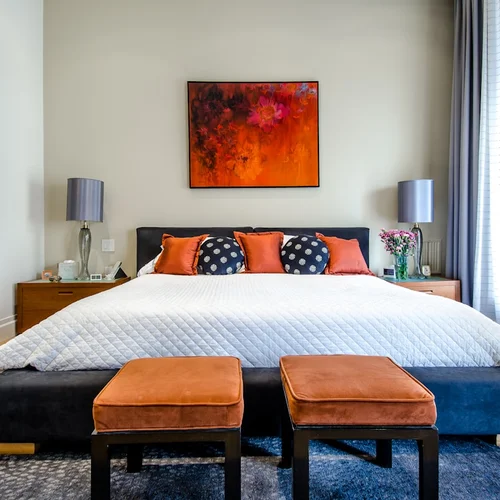
#> input picture assets/images/decor/enlighten_sitting_buddha.png, 500 x 500 px, found by its file name
$ python composite_buddha_photo.py
#> lines starting #> are read from the running program, lines starting #| are printed output that depends on the picture
import os
from PIL import Image, ImageEnhance, ImageFilter, ImageDraw, ImageOps
import numpy as np

def create_photorealistic_buddha_tlight():
    # 1. Base Buddha sculpture photo
    buddha_path = 'assets/images/decor/enlighten_sitting_buddha.png'
    if not os.path.exists(buddha_path):
        print("Base photo not found")
        return

    buddha_img = Image.open(buddha_path).convert('RGBA')
    width, height = buddha_img.size # 1024, 1024
#> width = 500; height = 500

    # Create dark luxury studio backdrop
    bg = Image.new('RGBA', (width, height), (15, 10, 6, 255))
    bg_draw = ImageDraw.Draw(bg)

    # Create warm background radial glow
    glow_layer = Image.new('RGBA', (width, height), (0,0,0,0))
#> glow_layer: PIL image 500x500 RGBA; every value is 0
    glow_draw = ImageDraw.Draw(glow_layer)

    # Draw radial gradient for warm room aura
    center_x, center_y = width // 2, int(height * 0.55)
#> center_x = 250; center_y = 275
    for radius in range(500, 0, -10):
        alpha = int(120 * (1 - (radius / 500)**1.5))
        glow_draw.ellipse([center_x - radius, center_y - radius, center_x + radius, center_y + radius], fill=(255, 130, 20, alpha))

    glow_layer = glow_layer.filter(ImageFilter.GaussianBlur(40))
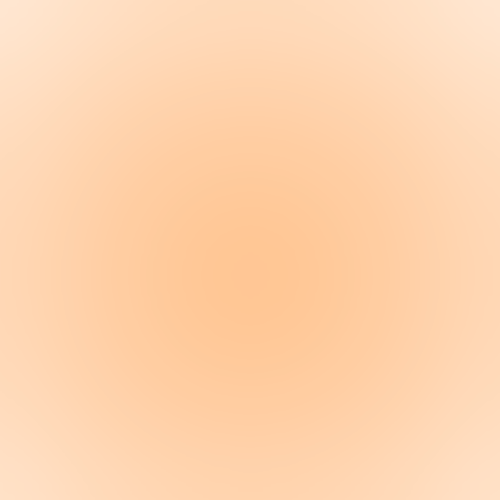
#> glow_layer: PIL image 500x500 RGBA; mean R, G, B, A 255, 130, 20, 87.8; transparent parts drawn white
    bg = Image.alpha_composite(bg, glow_layer)
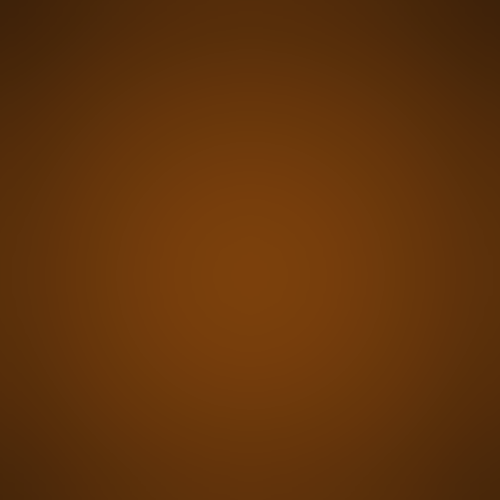
#> bg: PIL image 500x500 RGBA; mean R, G, B, A 97.6, 51.3, 10.8, 255

    # 2. Adjust color tone of Buddha sculpture towards rich warm bronze & gold
    # Enhance warmth
    r, g, b, a = buddha_img.split()
#> a: PIL image 500x500 L; every value is 255
    r = r.point(lambda p: min(255, int(p * 1.15)))
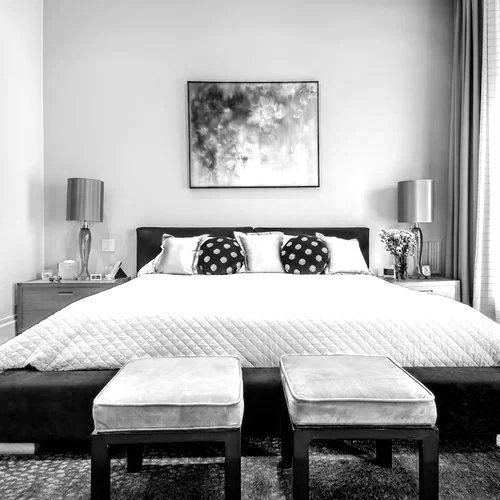
#> r: PIL image 500x500 L; min 0, max 255, mean 170.2
    g = g.point(lambda p: min(255, int(p * 0.98)))
    b = b.point(lambda p: int(p * 0.82))
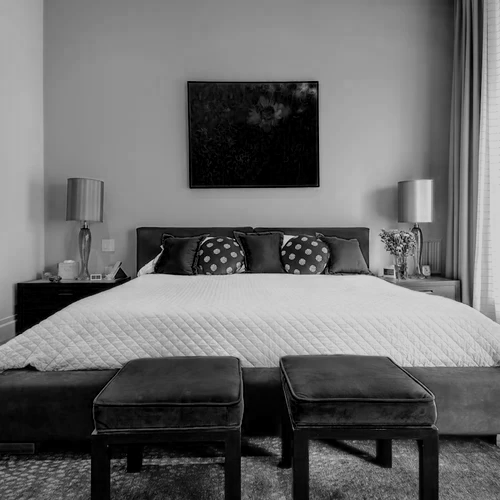
#> b: PIL image 500x500 L; min 0, max 209, mean 109.1
    buddha_warm = Image.merge('RGBA', (r, g, b, a))

    # Blend Buddha onto background
    comp = Image.alpha_composite(bg, buddha_warm)

    # 3. Add glowing Tea Light Candle Holder Bowl at Buddha's lap/hands
    candle_layer = Image.new('RGBA', (width, height), (0,0,0,0))
    cdraw = ImageDraw.Draw(candle_layer)

    # Tea light position (center lap)
    tx, ty = width // 2, int(height * 0.64)
#> tx = 250; ty = 320

    # Radial candle light bloom
    for r_bloom in range(250, 0, -5):
        alpha = int(180 * (1 - (r_bloom / 250)**0.8))
        cdraw.ellipse([tx - r_bloom, ty - r_bloom, tx + r_bloom, ty + r_bloom], fill=(255, 160, 30, alpha))

    candle_layer = candle_layer.filter(ImageFilter.GaussianBlur(25))
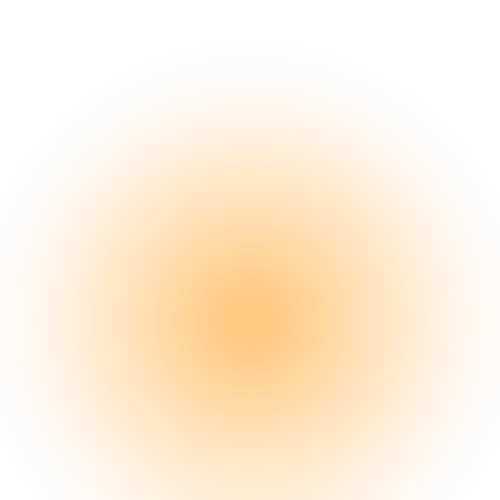
#> candle_layer: PIL image 500x500 RGBA; mean R, G, B, A 181.7, 114, 21.4, 37.8; transparent parts drawn white
    comp = Image.alpha_composite(comp, candle_layer)

    # Draw Brass Tea Light Bowl
    bowl_layer = Image.new('RGBA', (width, height), (0,0,0,0))
    bdraw = ImageDraw.Draw(bowl_layer)

    # Outer brass rim
    bdraw.ellipse([tx - 75, ty - 25, tx + 75, ty + 35], fill=(212, 175, 55, 255), outline=(255, 235, 170, 255), width=3)
    # Inner candle cavity
    bdraw.ellipse([tx - 60, ty - 18, tx + 60, ty + 24], fill=(30, 20, 10, 255))
    # Wax container / Tea light metal cup
    bdraw.ellipse([tx - 40, ty - 12, tx + 40, ty + 15], fill=(240, 240, 230, 255), outline=(180, 150, 50, 255), width=2)
    # Molten wax pool
    bdraw.ellipse([tx - 34, ty - 9, tx + 34, ty + 10], fill=(255, 248, 210, 255))
    # Wick
    bdraw.line([tx, ty - 5, tx, ty - 15], fill=(40, 30, 20, 255), width=3)

    # Glowing Flame
    # Outer flame aura
    bdraw.ellipse([tx - 25, ty - 55, tx + 25, ty - 5], fill=(255, 120, 0, 220))
    # Mid flame
    bdraw.ellipse([tx - 15, ty - 50, tx + 15, ty - 10], fill=(255, 200, 0, 240))
    # Inner core flame
    bdraw.ellipse([tx - 8, ty - 42, tx + 8, ty - 14], fill=(255, 255, 240, 255))

    bowl_layer = bowl_layer.filter(ImageFilter.GaussianBlur(2))
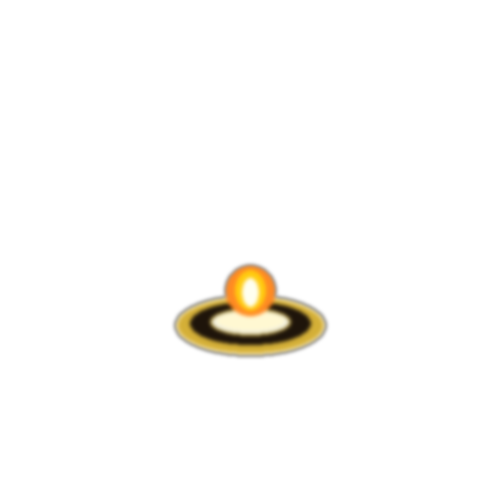
#> bowl_layer: PIL image 500x500 RGBA; mean R, G, B, A 6.4, 5.2, 2.7, 8.5; transparent parts drawn white
    comp = Image.alpha_composite(comp, bowl_layer)

    # Final enhancements
    final_img = comp.convert('RGB')
    enh_contrast = ImageEnhance.Contrast(final_img)
    final_img = enh_contrast.enhance(1.2)
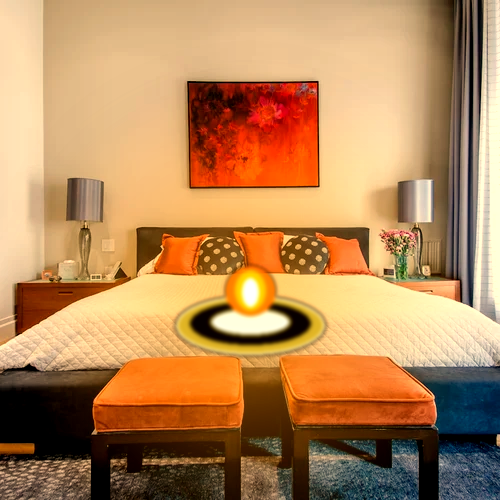
#> final_img: PIL image 500x500 RGB; mean R, G, B 182.5, 136, 89.1
    enh_color = ImageEnhance.Color(final_img)
    final_img = enh_color.enhance(1.15)

    target_1 = 'assets/images/decor/noor_buddha_tlight.png'
    target_2 = 'assets/images/decor_shop/ds_prod_candleholder.png'
    target_3 = 'assets/images/decor_shop/ds_prod_noor_buddha_tlight.png'

    os.makedirs(os.path.dirname(target_1), exist_ok=True)
    os.makedirs(os.path.dirname(target_2), exist_ok=True)
    os.makedirs(os.path.dirname(target_3), exist_ok=True)

    final_img.save(target_1, quality=95)
    final_img.save(target_2, quality=95)
    final_img.save(target_3, quality=95)
    print(f"Successfully generated photorealistic Meditating Buddha Tea Light image to {target_1}")

if __name__ == '__main__':
    create_photorealistic_buddha_tlight()

$ run again, with assets/images/decor/alpine_carnival_fountain.png copied over assets/images/decor/enlighten_sitting_buddha.png
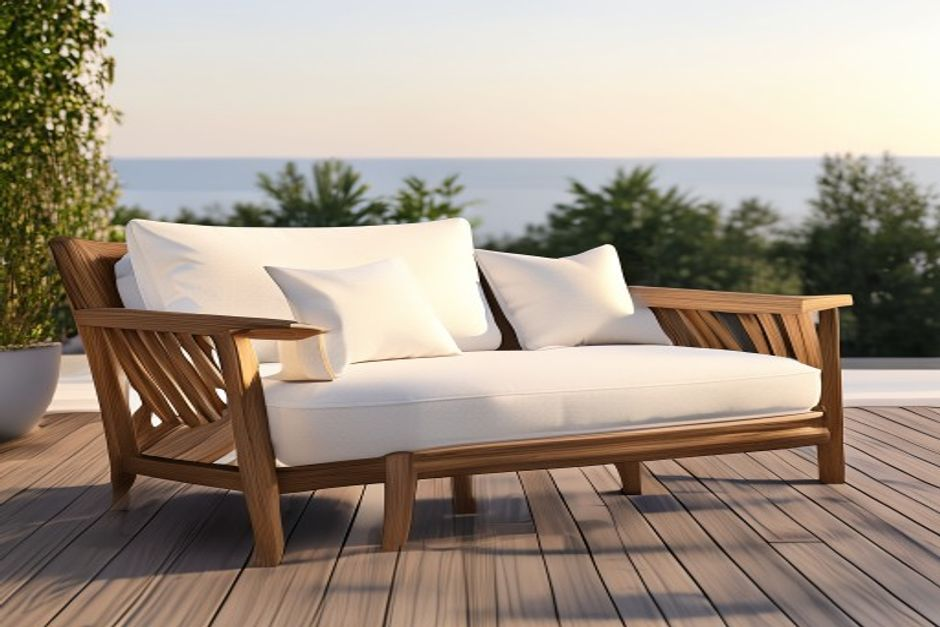
#> input picture assets/images/decor/alpine_carnival_fountain.png, 940 x 627 px, found by its file name
#> a: PIL image 940x627 L; every value is 255
#> in create_photorealistic_buddha_tlight, `bowl_layer = bowl_layer.filter(ImageFilter.GaussianBlur(2))`:
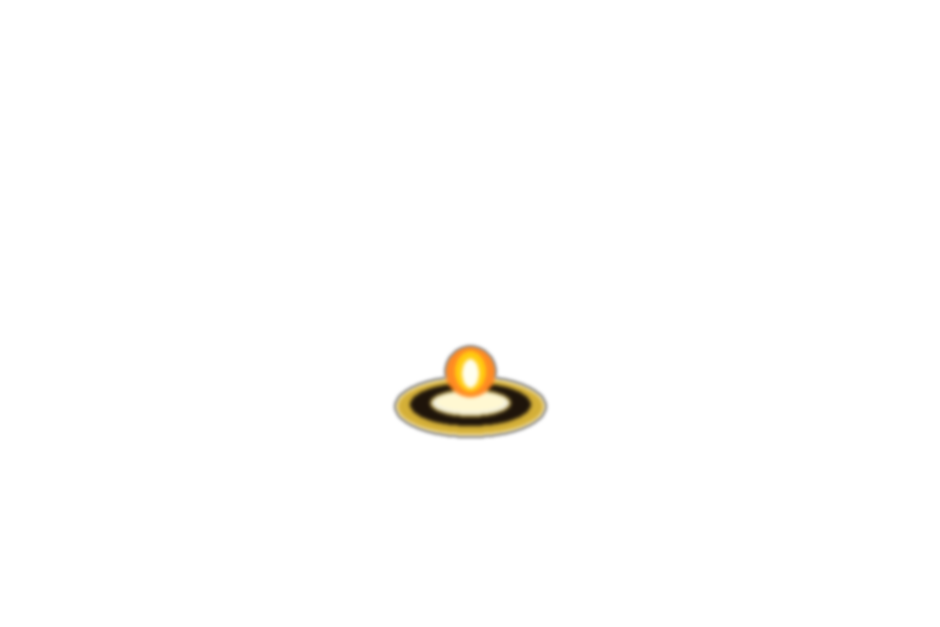
#> bowl_layer: PIL image 940x627 RGBA; mean R, G, B, A 2.7, 2.2, 1.1, 3.6; transparent parts drawn white
#> in create_photorealistic_buddha_tlight, `final_img = enh_contrast.enhance(1.2)`:
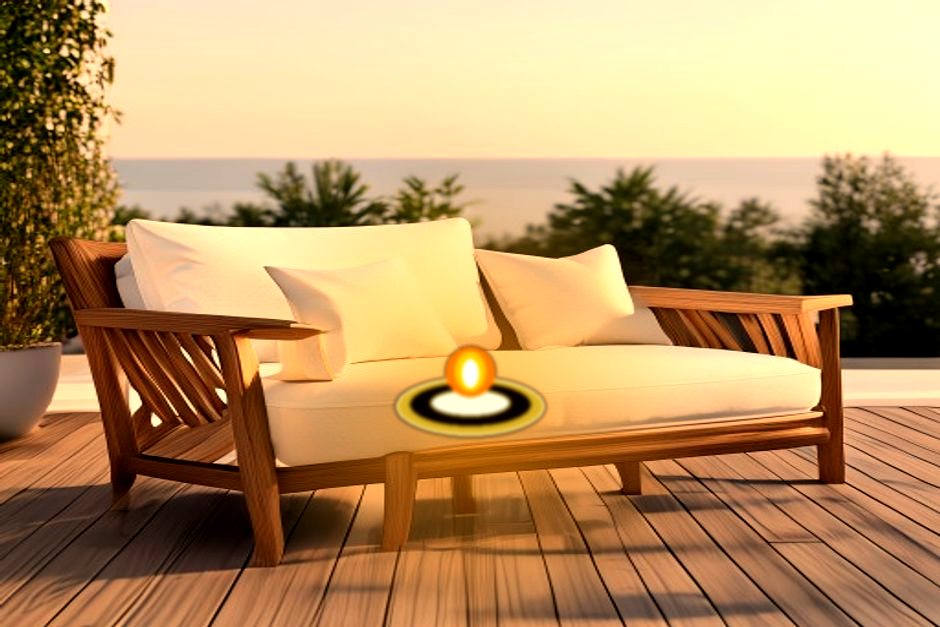
#> final_img: PIL image 940x627 RGB; mean R, G, B 180.5, 143.6, 96
